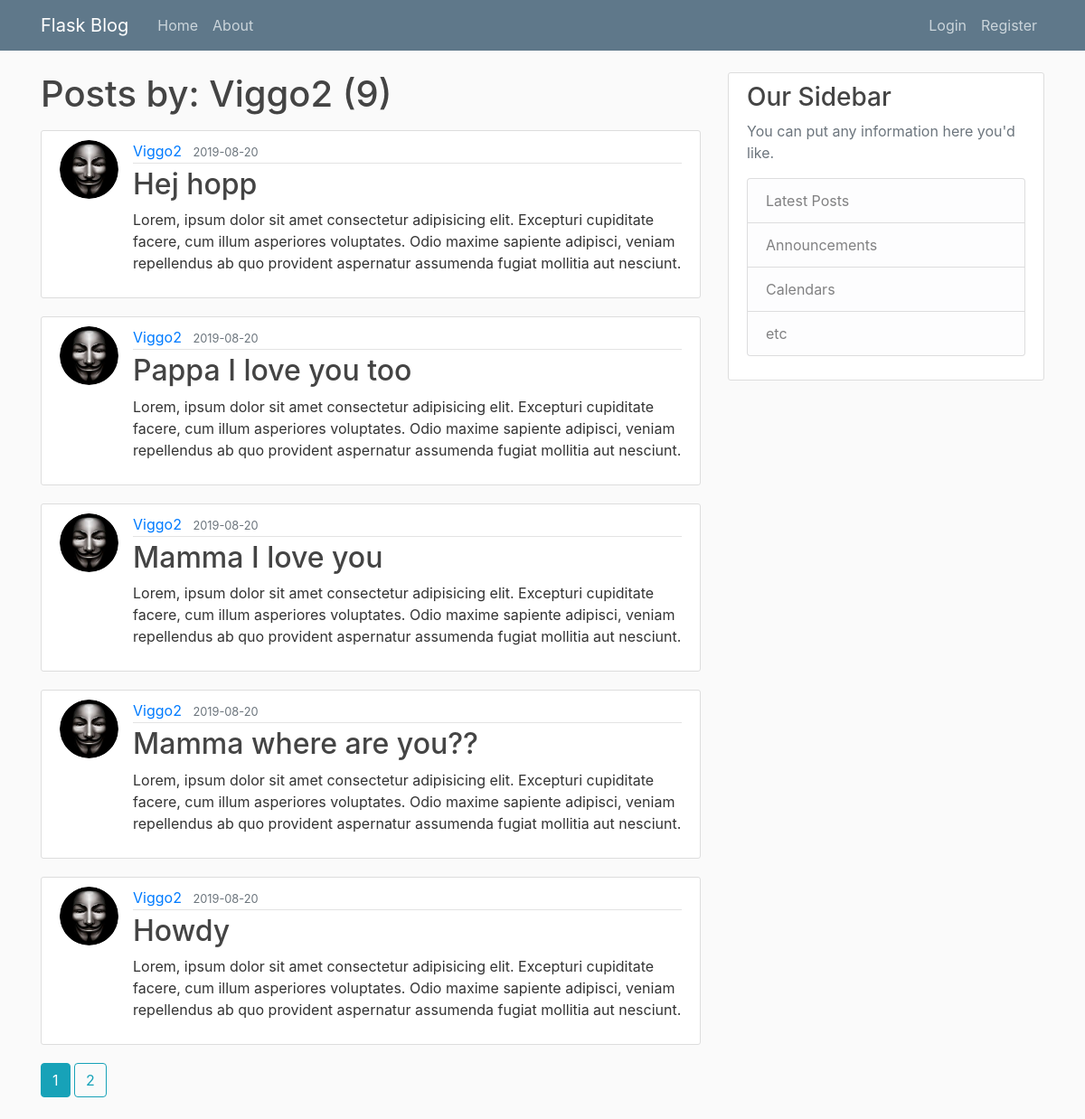
The page /user/Viggo2 on the database its author committed.
### flaskblog/models.py (models this page shows, shortened)
class User(db.Model, UserMixin):
    id = db.Column(db.Integer, primary_key=True)
    username = db.Column(db.String(20), unique=True, nullable=False)
    email = db.Column(db.String(120), unique=True, nullable=False)
    image_file = db.Column(db.String(20), nullable=False,
                           default='default.jpg')
    password = db.Column(db.String(60), nullable=False)
    posts = db.relationship('Post', backref='author', lazy=True)

class Post(db.Model):
    id = db.Column(db.Integer, primary_key=True)
    title = db.Column(db.String(100), nullable=False)
    date_posted = db.Column(db.DateTime, nullable=False,
                            default=datetime.utcnow)
    content = db.Column(db.Text, nullable=False)
    user_id = db.Column(db.Integer, db.ForeignKey('user.id'), nullable=False)

### flaskblog/users/routes.py (the view)
@users.route("/user/<string:username>")
def user_posts(username):
    page = request.args.get('page', 1, type=int)
    user = User.query.filter_by(username=username).first_or_404()
    posts = Post.query.filter_by(author=user)\
        .order_by(Post.date_posted.desc())\
        .paginate(page=page, per_page=5)
    return render_template('user_posts.html', posts=posts, user=user)

### flaskblog/templates/user_posts.html
{% extends "layout.html" %}
{% block content %}
<h1 class="mb-3">Posts by: {{ user.username }} ({{ posts.total }})</h1>
{% for post in posts.items %}
<article class="media content-section">
    <img class="rounded-circle article-img"
        src="{{ url_for('static', filename='profile_pics/' + post.author.image_file) }}" alt="">
    <div class="media-body">
        <div class="article-metadata">
            <a class="mr-2"
                href="{{ url_for('users.user_posts', username=post.author.username) }}">{{ post.author.username }}</a>
            <small class="text-muted">{{ post.date_posted.strftime('%Y-%m-%d') }}</small>
        </div>
        <h2><a class="article-title" href="{{ url_for('posts.post', post_id=post.id) }}">{{ post.title }}</a></h2>
        <p class="article-content">{{ post.content }}</p>
    </div>
</article>
{% endfor %}
{% for page_num in posts.iter_pages(left_edge=1, right_edge=1, left_current=1, right_current=2) %}
{% if page_num %}
{% if posts.page == page_num %}
<a class="btn btn-info mb-4"
    href="{{ url_for('users.user_posts', username=user.username, page=page_num) }}">{{ page_num }}</a>
{% else %}
<a class="btn btn-outline-info mb-4"
    href="{{ url_for('users.user_posts', username=user.username, page=page_num) }}">{{ page_num }}</a>
{% endif %}
{% else %}
...
{% endif %}
{% endfor %}
{% endblock content %}

### flaskblog/static/main.css (style rules this page uses)
body { background: #fafafa; color: #333333; margin-top: 5rem; }
h1, h2, h3, h4, h5, h6 { color: #444444; }
.content-section { background: #ffffff; padding: 10px 20px; border: 1px solid #dddddd; border-radius: 3px; margin-bottom: 20px; }
.article-title { color: #444444; }
.article-content { white-space: pre-line; }
.article-img { height: 65px; width: 65px; margin-right: 16px; }
.article-metadata { padding-bottom: 1px; margin-bottom: 4px; border-bottom: 1px solid #e3e3e3 }

### rows shown on the page
User: username "Viggo2"
Post: image_file (placeholder picture), author.username "Viggo2", date_posted "2019-08-20", title "Hej hopp", content "Lorem, ipsum dolor sit amet consectetur adipisicing elit. Excepturi cupiditate facere, cum illum asperiores voluptates. Odio maxime sapiente adipisci, veniam repellendus ab quo provident aspernatur assumenda fugiat mollitia aut nesciunt."
Post: image_file (placeholder picture), author.username "Viggo2", date_posted "2019-08-20", title "Pappa I love you too", content "Lorem, ipsum dolor sit amet consectetur adipisicing elit. Excepturi cupiditate facere, cum illum asperiores voluptates. Odio maxime sapiente adipisci, veniam repellendus ab quo provident aspernatur assumenda fugiat mollitia aut nesciunt."
Post: image_file (placeholder picture), author.username "Viggo2", date_posted "2019-08-20", title "Mamma I love you", content "Lorem, ipsum dolor sit amet consectetur adipisicing elit. Excepturi cupiditate facere, cum illum asperiores voluptates. Odio maxime sapiente adipisci, veniam repellendus ab quo provident aspernatur assumenda fugiat mollitia aut nesciunt."
Post: image_file (placeholder picture), author.username "Viggo2", date_posted "2019-08-20", title "Mamma where are you??", content "Lorem, ipsum dolor sit amet consectetur adipisicing elit. Excepturi cupiditate facere, cum illum asperiores voluptates. Odio maxime sapiente adipisci, veniam repellendus ab quo provident aspernatur assumenda fugiat mollitia aut nesciunt."
Post: image_file (placeholder picture), author.username "Viggo2", date_posted "2019-08-20", title "Howdy", content "Lorem, ipsum dolor sit amet consectetur adipisicing elit. Excepturi cupiditate facere, cum illum asperiores voluptates. Odio maxime sapiente adipisci, veniam repellendus ab quo provident aspernatur assumenda fugiat mollitia aut nesciunt."

### other values the page prints
{{ posts.total }} "9"
{{ page_num }} "1"
{{ page_num }} "2"
